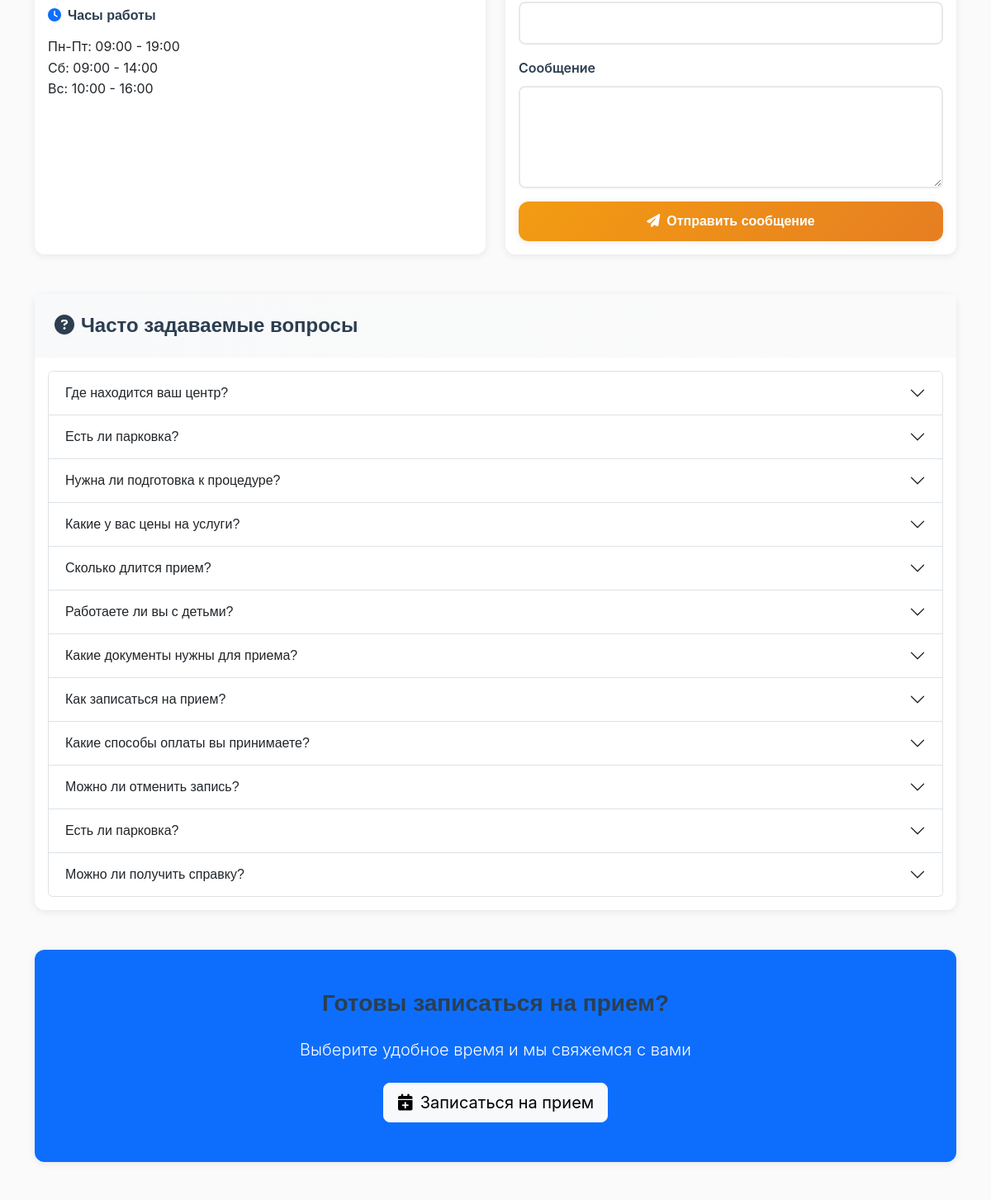
The app's page /contacts/ (middle part), older data.
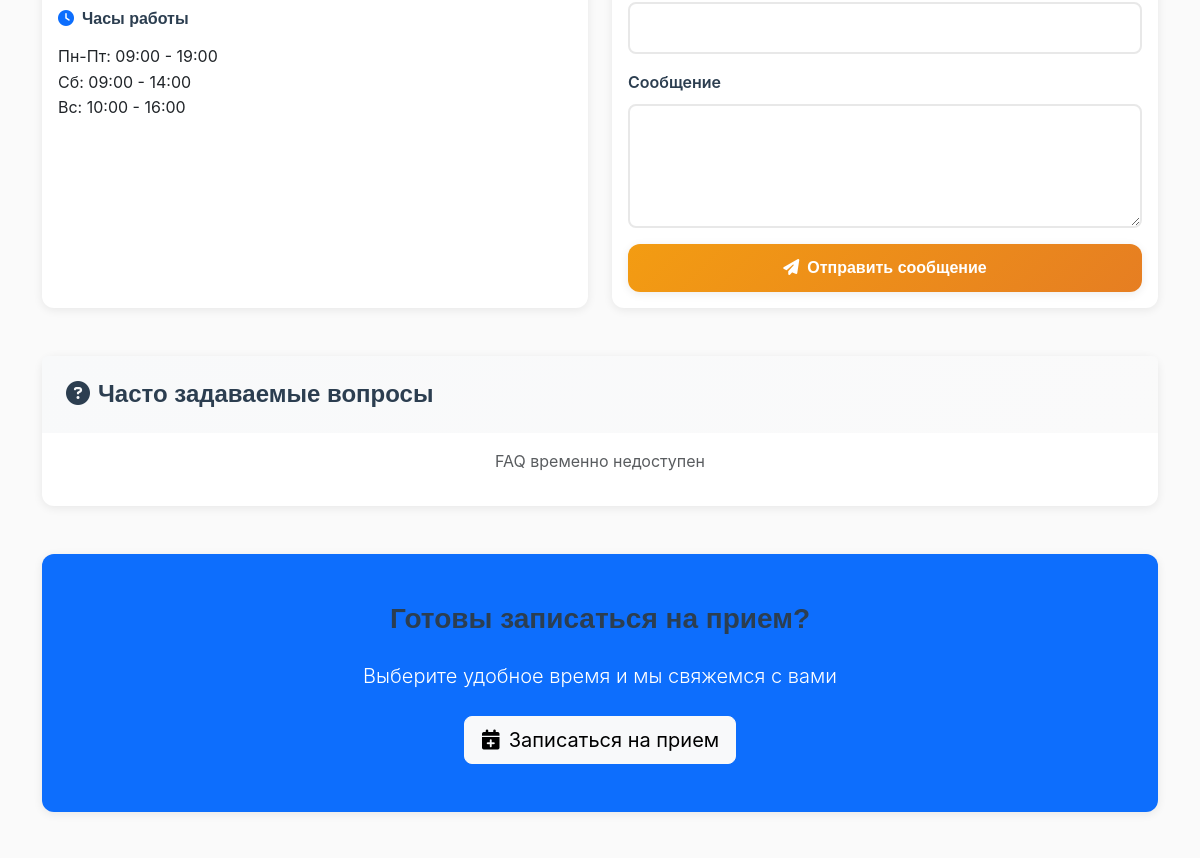
The same page, newer data.
### core/models.py (models this page shows, shortened)
class FAQ(models.Model):
    CATEGORY_CHOICES = [
        ('prices', 'Цены'),
        ('address', 'Адрес'),
        ('parking', 'Парковка'),
        ('services', 'Услуги'),
        ('preparation', 'Подготовка к процедуре'),
        ('general', 'Общие вопросы'),
    ]
    question = models.CharField(max_length=300, verbose_name="Вопрос")
    answer = models.TextField(verbose_name="Ответ")
    category = models.CharField(max_length=20, choices=CATEGORY_CHOICES, verbose_name="Категория")
    language = models.CharField(max_length=5, default='ru', verbose_name="Язык")
    is_active = models.BooleanField(default=True, verbose_name="Активен")
    order = models.IntegerField(default=0, verbose_name="Порядок")
    created_at = models.DateTimeField(auto_now_add=True, verbose_name="Дата создания")
    class Meta:
        verbose_name = "FAQ"
        verbose_name_plural = "FAQ"
        ordering = ['category', 'order', 'question']

### core/views.py (the view, shortened to what this page needs)
# urls.py: path('contacts/', views.contacts, name='contacts'),
def contacts(request):
    faq_list = FAQ.objects.filter(is_active=True).order_by('category', 'order')
    context = {
        'faq_list': faq_list,
    }
    return render(request, 'core/contacts.html', context)

### templates/core/contacts.html (shortened to what this page needs)
{% extends 'base.html' %}
{% block content %}
<div class="container py-5">
    <div class="row">
        <div class="col-lg-6 mb-5">
            <div class="card h-100">
                <div class="card-body">
                    <div class="row">
                        <div class="col-12 mb-3">
                            <h6><i class="fas fa-clock text-primary me-2"></i>Часы работы</h6>
                            <p class="mb-0">
                                Пн-Пт: 09:00 - 19:00<br>
                                Сб: 09:00 - 14:00<br>
                                Вс: 10:00 - 16:00
                            </p>
                        </div>
                    </div>
                </div>
            </div>
        </div>
        <div class="col-lg-6 mb-5">
            <div class="card h-100">
                <div class="card-body">
                    <form method="post">
                        <div class="mb-3">
                            <input type="email" class="form-control" id="email" name="email">
                        </div>
                        <div class="mb-3">
                            <label for="message" class="form-label">Сообщение</label>
                            <textarea class="form-control" id="message" name="message" rows="4" required></textarea>
                        </div>
                        <button type="submit" class="btn btn-primary w-100">
                            <i class="fas fa-paper-plane me-2"></i>Отправить сообщение
                        </button>
                    </form>
                </div>
            </div>
        </div>
    </div>
    <div class="row">
        <div class="col-12">
            <div class="card">
                <div class="card-header bg-light">
                    <h4 class="mb-0"><i class="fas fa-question-circle me-2"></i>Часто задаваемые вопросы</h4>
                </div>
                <div class="card-body">
                    {% if faq_list %}
                        <div class="accordion" id="faqAccordion">
                            {% for faq in faq_list %}
                            <div class="accordion-item">
                                <h2 class="accordion-header" id="faq{{ faq.id }}">
                                    <button class="accordion-button collapsed" type="button"
                                            data-bs-toggle="collapse" data-bs-target="#collapse{{ faq.id }}">
                                        {{ faq.question }}
                                    </button>
                                </h2>
                            </div>
                            {% endfor %}
                        </div>
                    {% else %}
                        <p class="text-muted text-center">FAQ временно недоступен</p>
                    {% endif %}
                </div>
            </div>
        </div>
    </div>
    <div class="row mt-5">
        <div class="col-12 text-center">
            <div class="card bg-primary text-white">
                <div class="card-body py-5">
                    <h3 class="mb-4">Готовы записаться на прием?</h3>
                    <p class="lead mb-4">Выберите удобное время и мы свяжемся с вами</p>
                    <a href="{% url 'core:appointment_form' %}" class="btn btn-light btn-lg">
                        <i class="fas fa-calendar-plus me-2"></i>Записаться на прием
                    </a>
                </div>
            </div>
        </div>
    </div>
</div>
{% endblock %}

Row changes from the older to the newer data that the page shows:
removed FAQ: question "Где находится ваш центр?"
removed FAQ: question "Есть ли парковка?"
removed FAQ: question "Нужна ли подготовка к процедуре?"
removed FAQ: question "Какие у вас цены на услуги?"
removed FAQ: question "Сколько длится прием?"
removed FAQ: question "Работаете ли вы с детьми?"
removed FAQ: question "Какие документы нужны для приема?"
removed FAQ: question "Как записаться на прием?"
removed FAQ: question "Какие способы оплаты вы принимаете?"
removed FAQ: question "Можно ли отменить запись?"
removed FAQ: question "Есть ли парковка?"
removed FAQ: question "Можно ли получить справку?"
Text that changed along with them:
text now shown: "FAQ временно недоступен"
